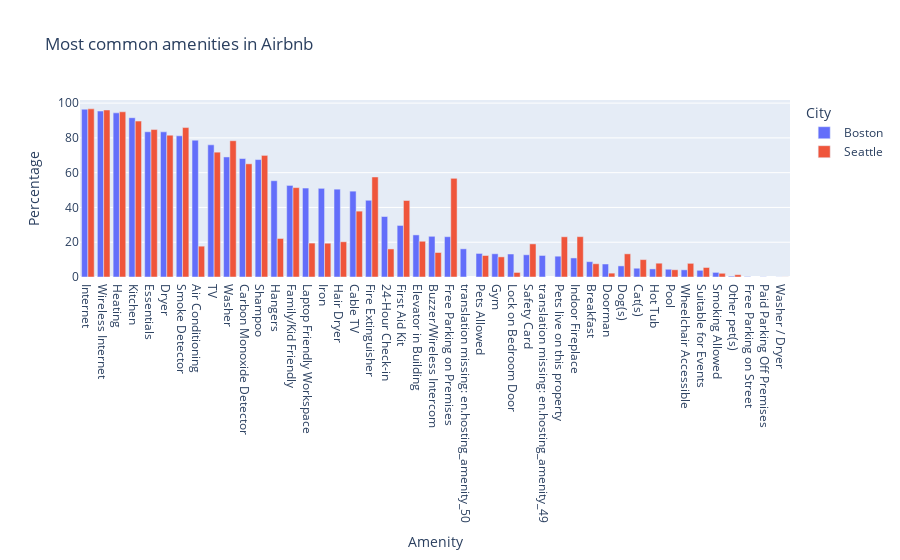

The cell this chart's notebook holds for it:
### Code cell
fig = go.Figure(data=[
    go.Bar(name='Boston', x=amenities_perc.index, y=amenities_perc.Boston.to_list()),
    go.Bar(name='Seattle', x=amenities_perc.index, y=amenities_perc.Seattle.to_list()),
])
# Change the bar mode
fig.update_layout(barmode='group')
fig.update_layout(title="Most common amenities in Airbnb", xaxis_title="Amenity", yaxis_title="Percentage", legend_title="City")
fig.show()

### Figure 1 — Plotly figure (JSON) as saved in the notebook; plotly's stock layout.template omitted (floating-point values rounded to 4 significant figures)
{"data": [{"name": "Boston", "type": "bar", "x": ["Internet", "Wireless Internet", "Heating", "Kitchen", "Essentials", "Dryer", "Smoke Detector", "Air Conditioning", "TV", "Washer", "Carbon Monoxide Detector", "Shampoo", "Hangers", "Family/Kid Friendly", "Laptop Friendly Workspace", "Iron", "Hair Dryer", "Cable TV", "Fire Extinguisher", "24-Hour Check-in", "First Aid Kit", "Elevator in Building", "Buzzer/Wireless Intercom", "Free Parking on Premises", "translation missing: en.hosting_amenity_50", "Pets Allowed", "Gym", "Lock on Bedroom Door", "Safety Card", "translation missing: en.hosting_amenity_49", "Pets live on this property", "Indoor Fireplace", "Breakfast", "Doorman", "Dog(s)", "Cat(s)", "Hot Tub", "Pool", "Wheelchair Accessible", "Suitable for Events", "Smoking Allowed", "Other pet(s)", "Free Parking on Street", "Paid Parking Off Premises", "Washer / Dryer"], "y": [96.49, 95.43, 94.39, 91.6, 83.51, 83.49, 81.2, 78.69, 76.01, 69.04, 68.12, 67.53, 55.37, 52.66, 51.16, 50.99, 50.52, 49.37, 44.13, 34.78, 29.65, 24.21, 23.4, 23.18, 16.21, 13.56, 13.36, 13.22, 12.78, 12.38, 11.97, 10.96, 8.815, 7.476, 6.388, 5.049, 4.658, 4.463, 4.128, 3.849, 2.65, 0.4463, 0.251, 0.1116, 0.05579]}, {"name": "Seattle", "type": "bar", "x": ["Internet", "Wireless Internet", "Heating", "Kitchen", "Essentials", "Dryer", "Smoke Detector", "Air Conditioning", "TV", "Washer", "Carbon Monoxide Detector", "Shampoo", "Hangers", "Family/Kid Friendly", "Laptop Friendly Workspace", "Iron", "Hair Dryer", "Cable TV", "Fire Extinguisher", "24-Hour Check-in", "First Aid Kit", "Elevator in Building", "Buzzer/Wireless Intercom", "Free Parking on Premises", "translation missing: en.hosting_amenity_50", "Pets Allowed", "Gym", "Lock on Bedroom Door", "Safety Card", "translation missing: en.hosting_amenity_49", "Pets live on this property", "Indoor Fireplace", "Breakfast", "Doorman", "Dog(s)", "Cat(s)", "Hot Tub", "Pool", "Wheelchair Accessible", "Suitable for Events", "Smoking Allowed", "Other pet(s)", "Free Parking on Street", "Paid Parking Off Premises", "Washer / Dryer"], "y": [96.7, 96.05, 95.0, 89.65, 84.78, 81.56, 85.94, 17.73, 71.79, 78.37, 65.09, 69.93, 22.16, 51.41, 19.51, 19.43, 20.27, 37.87, 57.52, 16.13, 44.0, 20.56, 14.09, 56.76, null, 12.36, 11.58, 2.619, 19.04, null, 23.13, 23.21, 7.622, 2.226, 13.33, 10.01, 7.936, 4.164, 7.858, 5.474, 2.148, 1.336, null, null, 0.05238]}], "layout": {"barmode": "group", "legend": {"title": {"text": "City"}}, "title": {"text": "Most common amenities in Airbnb"}, "xaxis": {"title": {"text": "Amenity"}}, "yaxis": {"title": {"text": "Percentage"}}}}
